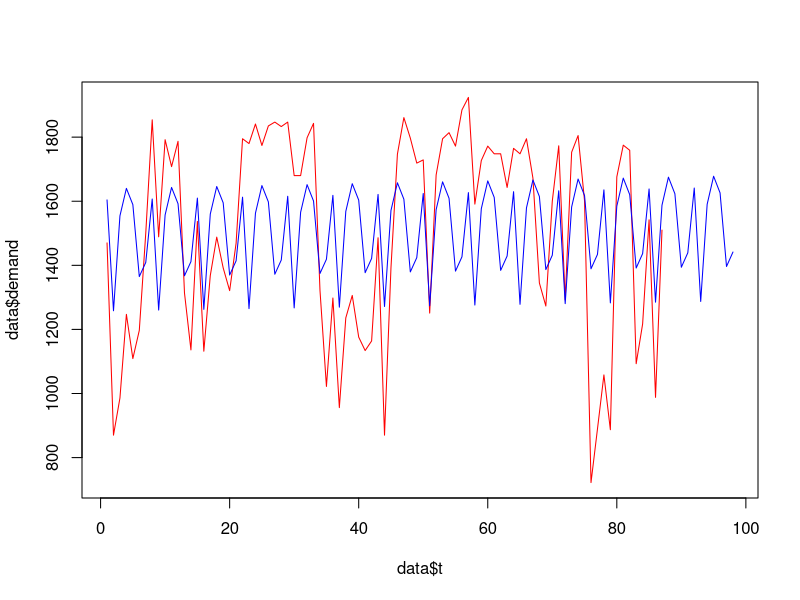
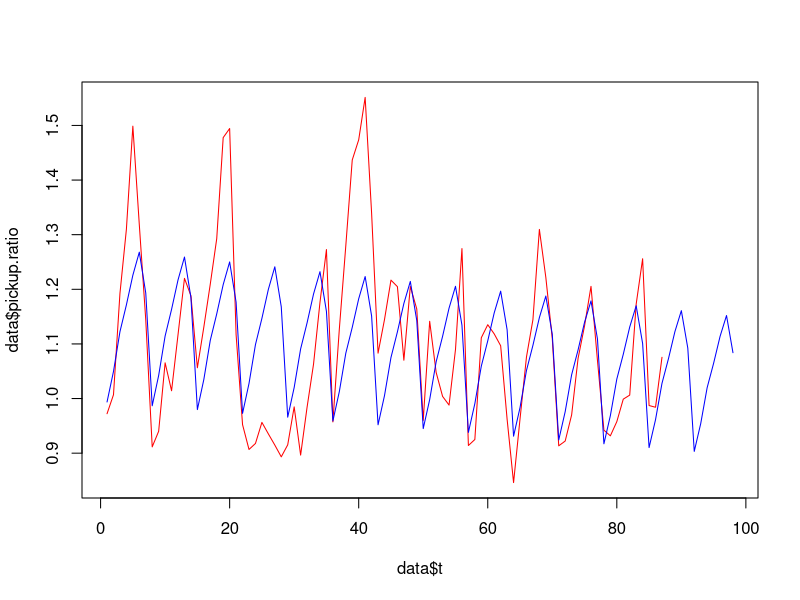
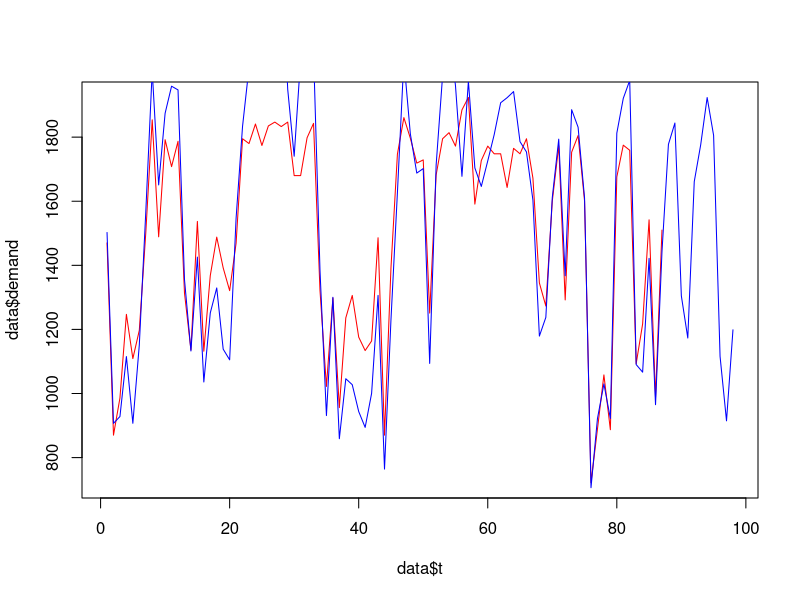

Write the R code that produced these figures, in order.
# Decomposition Models
setwd("~/Master/Time Serie Analysis/Case 1")
library(forecast)

# Model 1 (demand as a response variable)

# Read data
data <- read.csv("marriott.csv", header = TRUE)
names(data) <- tolower(names(data))

# Build Regression Model
data$t <- 1:nrow(data)
lm <- lm(demand~t, data=data[1:87,])
summary(lm)

# Insert trend and detrend column
data$demand.trend <- (lm$coefficients[1] + (lm$coefficients[2] * data$t))
data$demand.detrend <- data$demand/data$demand.trend

# Calculate Seasonal
df <- data[1:87,]
seasonal <- aggregate(df$demand.detrend, list(df$dow.indicator), FUN=mean) 
seasonal <- seasonal[,2]+(1-mean(seasonal[,2]))

# Attach Seasonal Column
data$seasonal <- rep(seasonal,14)

# Calculate Multi Decomposed Demand
data$demand.multidecompose <- data$demand.trend*data$seasonal

# Self-validation
accuracy(data$demand.multidecompose[1:87], data$demand[1:87])

# Plot
plot(data$t, data$demand, col = "red", type = 'l')
lines(data$t, data$demand.multidecompose, col = "blue")

# Forecast for Saturday August 22.
data$demand.multidecompose[92]

# Model 2 (pickup.ratio as a response variable)

# Read data
data <- read.csv("marriott.csv", header = TRUE)
names(data) <- tolower(names(data))

# Build Regression Model
data$t <- 1:nrow(data)
lm <- lm(pickup.ratio~t, data=data[1:87,])
summary(lm)

# Insert trend and detrend column
data$pickup.ratio.trend <- (lm$coefficients[1] + (lm$coefficients[2] * data$t))
data$pickup.ratio.detrend <- data$pickup.ratio/data$pickup.ratio.trend

# Calculate Seasonal
df <- data[1:87,]
seasonal <- aggregate(df$pickup.ratio.detrend, list(df$dow.indicator), FUN=mean) 
seasonal <- seasonal[,2]+(1-mean(seasonal[,2]))

# Attach Seasonal Column
data$seasonal <- rep(seasonal,14)

# Calculate Multi Decomposed pickup.ratio
data$pickup.ratio.multidecompose <- data$pickup.ratio.trend*data$seasonal

# Self-validation
accuracy(data$pickup.ratio.multidecompose[1:87], data$pickup.ratio[1:87])

# Plot pickup.ratio
plot(data$t, data$pickup.ratio, col = "red", type = 'l')
lines(data$t, data$pickup.ratio.multidecompose, col = "blue")

# Calculate Multi Decomposed demand
data$demand.multidecompose <- (data$pickup.ratio.multidecompose * data$tuesday.bookings)

# Plot demand
plot(data$t, data$demand, col = "red", type = 'l')
lines(data$t, data$demand.multidecompose, col = "blue")
#lines(data$t, data$tuesday.bookings, col = "darkgreen")

# Forecast for Saturday August 22.
data$demand.multidecompose[92]






